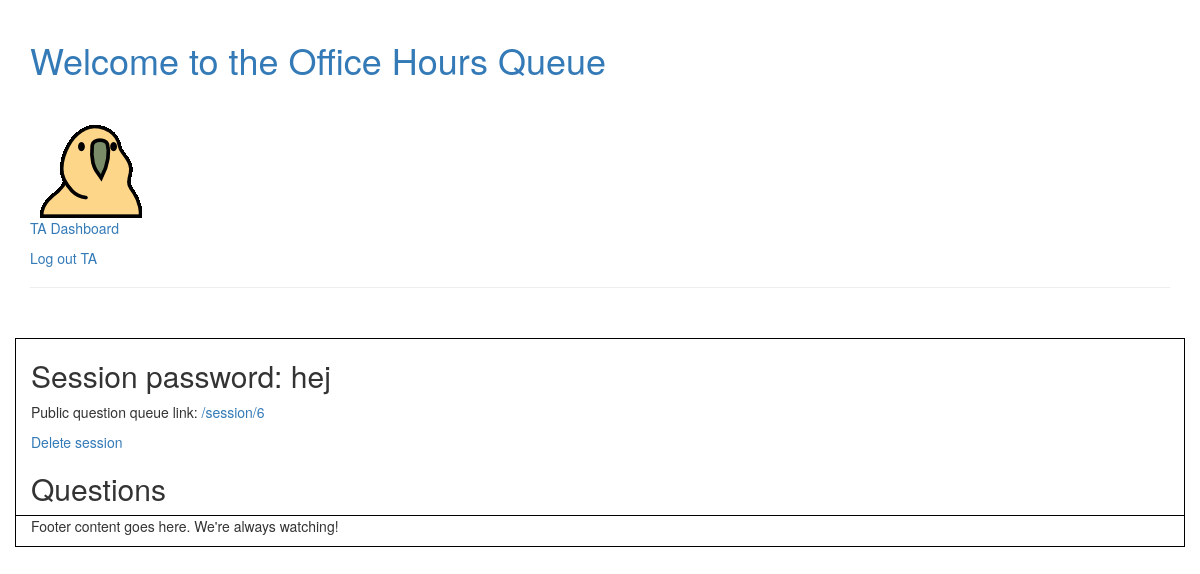
The page /ta_dashboard (signed in) on the database as committed earlier.
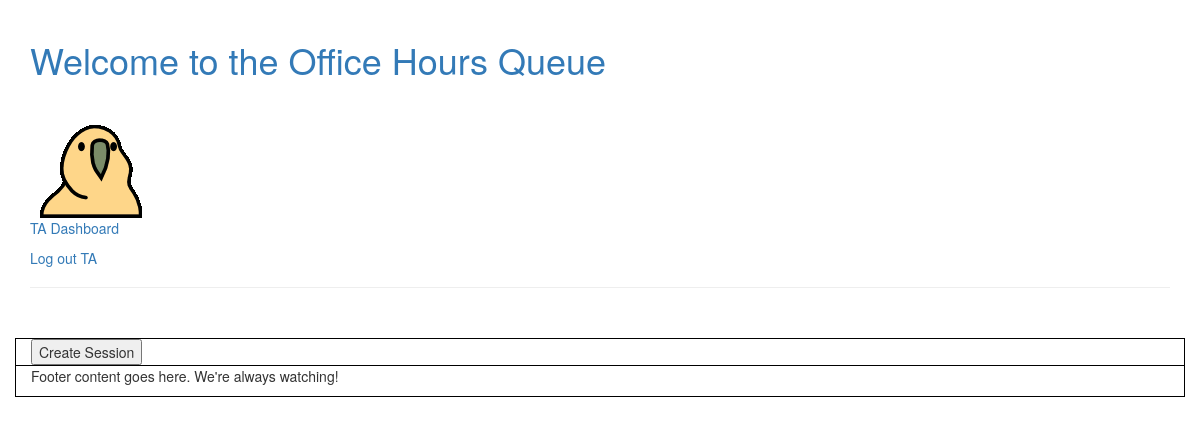
The same page on the database as committed later.
### classes/models.py (models this page shows)
class Session(models.Model):
    course = models.ForeignKey(Course, on_delete=models.CASCADE, null=True, blank=True)
    date = models.DateField(auto_now=True)
    password = models.CharField(max_length=20, unique=True)
    owned_by = models.OneToOneField(User, blank=True, null=True)

### classes/views.py (the view)
# urls.py: url(r'^ta_dashboard$', views.ta_dashboard, name='ta_dashboard'),
def ta_dashboard(request):
    current_user = request.user
    if current_user is None:
        pass
    context = {}
    sessions = Session.objects.filter(owned_by=current_user)
    if sessions.count() != 0:
        context['session_exists'] = 'true'
        context['session'] = Session.objects.get(owned_by=current_user)
        context['question_list'] = Question.objects.filter(session=context['session']).all()
    return render(request, 'classes/ta_dashboard.html', context)

### classes/templates/classes/ta_dashboard.html (shortened to what this page needs)
{% extends 'classes/base.html' %}
{% block content %}
{% if session_exists %}
    <h2>Session password: {{ session.password }}</h2>
    <p>Public question queue link: <a href="{% url 'session_detail_view' session.pk %}">{% url 'session_detail_view' session.pk %}</a></p>
    <p><a href="{% url 'delete_session' session.pk %}">Delete session</a></p>
    <h2>Questions</h2>
{% else %}
    <form action="{% url 'create_session' %}" method="get">
        <input type="submit" value="Create Session">
    </form>
{% endif %}
{% endblock %}

### classes/templates/classes/base.html (shortened to what this page needs)
<!DOCTYPE html>
<html lang="en">
<head>
    <link rel="stylesheet" href="https://maxcdn.bootstrapcdn.com/bootstrap/3.3.7/css/bootstrap.min.css">
    {% load static %}
    <link rel="stylesheet" type="text/css" href="{% static 'classes/style.css' %}" />
</head>
<body>
<div class="container header-container">
  <div class="row">
    <div class="col-sm-12">
      <header class="page-header">
        <h1><a href="/">Welcome to the Office Hours Queue</a></h1>
        <img src="{% static "classes/parrot.gif" %}" />
          {% if user.is_authenticated %}
          <p><a href="{% url 'ta_dashboard' %}">TA Dashboard</a></p>
          <p><a href="{% url 'logout' %}">Log out TA</a></p>
          {% endif %}
    </div>
  </div>
</div>
<div class="container page-container">
{% block content %}{% endblock %}
</div>
<div class="container footer-container">
    <div class="row">
        <div class="col-sm-12">
            <footer class="page-footer">
                <p>Footer content goes here. We're always watching!</p>
            </footer>
        </div>
    </div>
</div>
</body>
</html>

### classes/static/classes/style.css (style rules this page uses)
.header-container { max-width: 1300px; }
.container { max-width: 1300px; }
.page-container { background-color: white; border: 1px solid black; border-bottom: 0px; }
.footer-container { border: solid black; border-width: 1px; }
@media (min-width: 768px) { .footer-container { margin-bottom: 20px; } }
@media (min-width: 768px) { .page-container { margin-top: 30px; } }
body { background-color: #ffffff; }
html { background: transparent; }

Rows that differ between the two databases and show on the page:
removed Session: password "hej", id "/session/6"
Other text that changed with them:
form field value: (not shown) → "Create Session"
text no longer shown: "Session password: Public question queue link: Delete session Questions"
